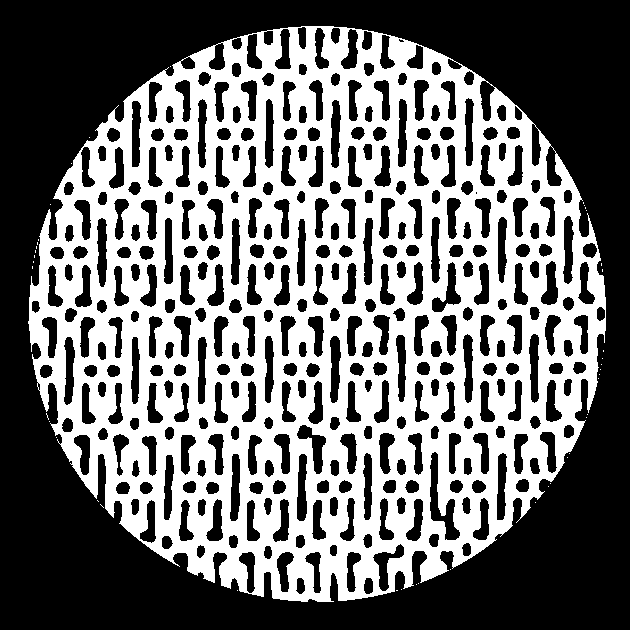
%> input picture MultiChannel_test/phantom_maya1.bmp, 630 x 630 px
$ octave XRsparseA_NoCrimeData_comp_mc_maya.m   (GNU Octave 9; MATLAB toolbox functions it lacks are replaced by stand-ins)
%> lines starting %> are read from the running program, lines starting %| are printed output that depends on the picture; in (x1, y1, x2, y2) boxes, pixels count from 0 and x2, y2 are one past the last pixel; in counts of white or black regions, pixels touching at a corner belong together; the program's own positions count from 1
### MultiChannel_test/A2x2mult_matrixfree_rotang.m
function [ res ] = A2x2mult_matrixfree( c11,c12,c21,c22,g,ang,N,rotang )
%function [ res ] = A2x2mult_matrixfree( c11,c12,c21,c22,g,ang,N )
% This function calculates operation with radon function, which corresponds
% multiplication A*g for system with two images and two materials.
%
% Version 1.0, September 20, 2019
% (c) Salla Latva-Äijö and Samuli Siltanen
%
% Routine for the two-energies and two materials scheme related to S Siltanen's
% method for solution of the conjugate gradient Tikhonov algorithm.
% Computes corresponding calculation A*g but without matrix A.
%
% Arguments
% c11       attenuation coefficient for material one imaged with energy E1(low)
% c12       attenuation coefficient for material two imaged with energy E1(low)
% c21       attenuation coefficient for material one imaged with energy E2(high)
% c22       attenuation coefficient for material two imaged with energy E2(high)
% g        reconstruction image of target 1
% ang      measurement angles
% N        NxN is the size of the image g1 and g2
% Returns
% res       sinograms of g, as images one after another (size x*40)
%
% Last revision Salla Latva-Äijö Sep 2019

% This function calculates multiplication A*g for system with two images
% and two materials, without constructing the matrix A.


g1 = g(1:(end/2));
g1 = reshape(g1,[N N]);
g2 = g((end/2+1):end);
g2 = reshape(g2,[N N]);

% Perform the needed matrix multiplications. Now a matrix multiplication
% has been switched to radon
ag1 = radon(g1,ang+rotang);
ag2 = radon(g2,ang+rotang);

% Calculate the parts needed for block matrix multiplication
res1 = c11*ag1(:);
res2 = c12*ag2(:);
res3 = c21*ag1(:);
res4 = c22*ag2(:);

% Combine results into the result
res = [res1 + res2; res3 + res4];
end

### MultiChannel_test/XR_aTV_fgrad_modified.m
% This function evaluates gradient of the tomographic objective function
% with approximate total variation penalty.
%
% Arguments:
% x         Evaluation point (image of size NxN)
% m         Measured data
% measang   Measurement angles
% corxn     Correction factor needed for using iradon.m to compute adjoints
% alpha     Regularization parameter (positive real constant)
% beta   	Smoothing parameter for approximate total variation prior
%
% Returns:
% grad      gradient of the  objective function
%
% Salla Latva-Äijö and Samuli Siltanen March 2021

function grad = XR_aTV_fgrad_modified(x,m,ang,corxn,alpha,beta,c11,c12,c21,c22,N)

grad = XR_misfit_grad_modified(x,m,ang,corxn,c11,c12,c21,c22,N)+ alpha*XR_aTV_grad_mc(x,beta,N);

### MultiChannel_test/XR_misfit_grad_modified.m
%MODIFIED FOR TWO IMAGE SYSTEM
%Routine for tomography. This procedure evaluates the gradient
%
%      (grad f)(x) = A^T A x - A^T m
%
% of the quadratic form f(x) = 1/2 (Ax - m)^T (Ax - m).
%
% Arguments:
% x         Evaluation point (image of size NxN)
% m         Measured data (from two images)
% measang   Measurement angles
% corxn     Correction factor needed for using iradon.m to compute adjoints
%
% Returns:
% grad 		gradient of the discrepancy function at point x
%
% Samuli Siltanen February 2011

function grad = XR_misfit_grad_modified(x,m,ang,corxn,c11,c12,c21,c22,N)

% Ax   = radon(x,measang);
% ATAx = iradon(Ax,measang,'none');
% ATAx = ATAx(2:end-1,2:end-1);
% ATAx = corxn*ATAx;

% This function calculates operation with radon function, which corresponds
% multiplication A*g for system with two images and two materials.

% We pick out the two material images from the vertical input vector and
% reshape them into 2D images
x = x(:); % Force x to be vertical vector
g1 = reshape(x(1:(end/2)),N,N);
g2 = reshape(x((end/2+1):end),N,N);

% Compute the sinograms for the two images
ag1 = radon(g1,ang);
ag2 = radon(g2,ang);

% Calculate the parts needed for block matrix multiplication
res1 = c11*ag1;
res2 = c12*ag2;
res3 = c21*ag1;
res4 = c22*ag2;

% Evaluate sinograms in two-dimensional format
m1 = res1+res2; % Low-energy sinogram of the two-material target
m2 = res3+res4; % High-energy sinogram of the two-material target

% [4 lines of commented-out code are left out]

corxn = 7.65; % Incomprehensible correction factor

% Perform the needed matrix multiplications. Now a.' multiplication has been
% switched to iradon
am1 = iradon(m1,ang,'none');
am1 = am1(2:end-1,2:end-1);
am1 = corxn*am1;

am2 = iradon(m2,ang,'none');
am2 = am2(2:end-1,2:end-1);
am2 = corxn*am2;

% Compute the parts of the result individually
res1 = c11*am1(:);
res2 = c21*am2(:);
res3 = c12*am1(:);
res4 = c22*am2(:);

% Collect the results together
ATAx = [res1 + res2; res3 + res4];


% ATm = iradon(m,measang,'none');
% ATm = ATm(2:end-1,2:end-1);
% ATm = corxn*ATm;

m1 = m(1:(end/2));
m1 = reshape(m1, [length(m)/(2*length(ang)) length(ang)]);
m2 = m((end/2+1):end);
m2 = reshape(m2, [length(m)/(2*length(ang)) length(ang)]);

corxn = 7.65; % Incomprehensible correction factor

% Perform the needed matrix multiplications. Now a.' multiplication has been
% switched to iradon
am1 = iradon(m1,ang,'none');
am1 = am1(2:end-1,2:end-1);
am1 = corxn*am1;

am2 = iradon(m2,ang,'none');
am2 = am2(2:end-1,2:end-1);
am2 = corxn*am2;

% Compute the parts of the result individually
res1 = c11*am1(:);
res2 = c21*am2(:);
res3 = c12*am1(:);
res4 = c22*am2(:);

% Collect the results together
ATm = [res1 + res2; res3 + res4];
grad  = ATAx - ATm;

### MultiChannel_test/XRsparseA_NoCrimeData_comp_mc_maya.m
% Example computations related to X-ray tomography.
% HERE I TRY TO MAKE THIS WORK FOR MC TWO IMAGE SYSTEM

% Here we use the Barzilai and Borwain optimization method
% to find the minimum of the regularized penalty functional
%
%		1/2 (Af - m)^T (Af - m) + alpha*sum(sqrt((f_i-f_j)^2+beta))
%
% with the sum ranging over i and j indexing all horizontally
% and vertically neighboring pixel pairs.
%
% The approximation results from the positive constant beta rounding the
% non-differentiable corner of the absolute value function. This way the
% penalty functional becomes differentiable and thus efficiently optimizable.
%
%
% Jennifer Mueller and Samuli Siltanen, March 2014
%Modified by Salla 2.7.2020
clear all;
% Regularization parameter
alpha = 0.01;

% Maximum number of iterations. You can modify this value and observe the
% effects on the reconstruction.
MAXITER = 400;
% Choose the angles for tomographic projections
Nang       = 65; % odd number is preferred
ang        = [0:(Nang-1)]*360/Nang;
rotang     = 45;
% Smoothing parameter used in the approximate absolute value function
beta    = .0001;
N       = 128;
noiselevel = 0.01;

% Texture phantom 2
target1 = imread('phantom_maya1.bmp');
%> target1 is the input picture: size 630x630 uint8; 44% white; 42 white regions (41 under 20 px), largest, box (x1, y1, x2, y2) and area: (28, 26, 606, 602) 174370
target2 = imread('phantom_maya2.bmp');
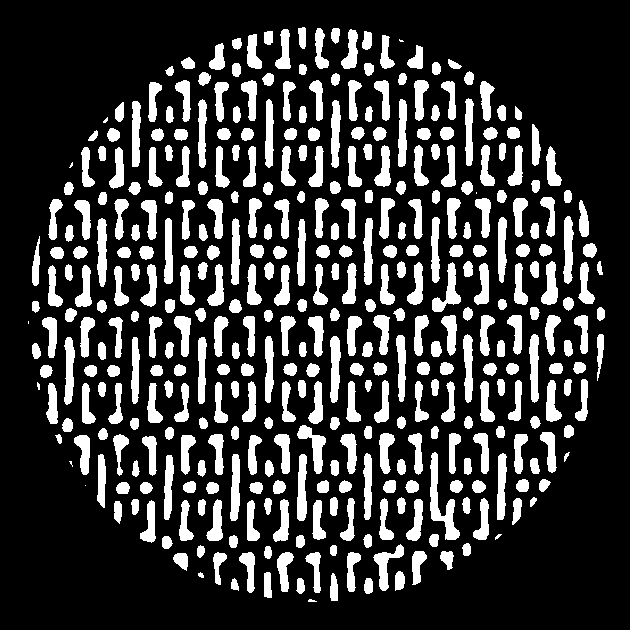
%> input picture MultiChannel_test/phantom_maya2.bmp, 630 x 630 px
%> target2 is the input picture: size 630x630 uint8; 21.9% white; 387 white regions (9 under 20 px), largest, box (x1, y1, x2, y2) and area: (430, 452, 460, 540) 923, (330, 336, 341, 403) 553, (97, 218, 107, 287) 552

% [13 lines of commented-out code are left out]
target1 = target1(:,:,1);
target2 = target2(:,:,1);

% Make sure that there is only black or white pixels
target1 = imbinarize(target1);
target2 = imbinarize(target2);

% Change to double
target1=double(target1);
target2=double(target2);

% Resize the image
target1      = imresize(target1, [N N], 'nearest');
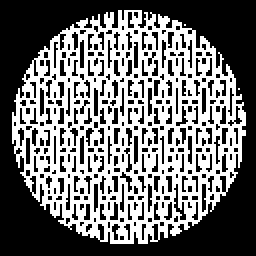
%> target1: size 128x128 double (shown 2 times larger); values 0 (black) and 1 (white), 44.1% white in thin lines or dots, all inside (x1, y1, x2, y2) = (6, 5, 123, 122)
target2      = imresize(target2, [N N], 'nearest');
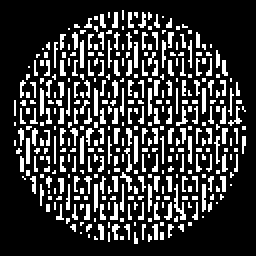
%> target2: size 128x128 double (shown 2 times larger); values 0 (black) and 1 (white), 21.7% white in thin lines or dots, all inside (x1, y1, x2, y2) = (7, 5, 123, 122)
%%
% Avoid inverse crime by rotating the object (interpolation)
target1_rot      = imrotate(target1,rotang,'bilinear','crop');
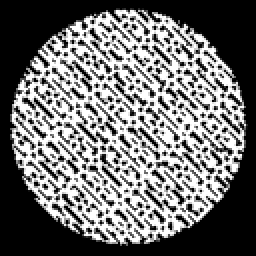
%> target1_rot: size 128x128 double (shown 2 times larger); min 0, max 1, mean 0.442
target2_rot      = imrotate(target2,rotang,'bilinear','crop');
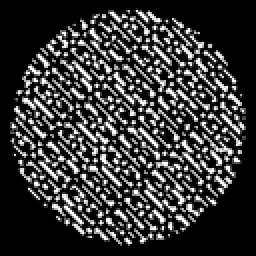
%> target2_rot: size 128x128 double (shown 2 times larger); min 0, max 1, mean 0.216

%% Vektorize
% Combine the two material images (both 2D images) as one vertical vector
% by vectorizing and stacking the two images on top of each other
x  =[target1_rot(:);target2_rot(:)];

%% Start reconstruction
% [14 lines of commented-out code are left out]

c11     = 1.491; % PVC    30kV  (Low energy)
c12     = 8.561; % Iodine 30kV
c21     = 0.456; % PVC    50kV  (High energy)
c22     = 12.32; % Iodine 50kV
%% Start reconstruction
% Simulate noisy measurements avoiding inverse crime
m       = A2x2mult_matrixfree_rotang(c11,c12,c21,c22,x,ang,N,rotang);
%> in A2x2mult_matrixfree, `ag1 = radon(g1,ang+rotang);`:
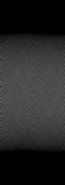
%> ag1: size 185x65 double; min 0, max 102.6, mean 39.2
%> in A2x2mult_matrixfree, `ag2 = radon(g2,ang+rotang);`:
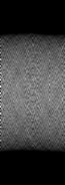
%> ag2: size 185x65 double; min 0, max 77.11, mean 19.1; drawn with min black and max white
% Add noise/poisson noise
mncn  = m + noiselevel*max(abs(m(:)))*randn(size(m));

% Incomprehensible correction factor. It is related to the way Matlab
% normalizes the output of iradon.m. The value is empirically found and
% tested to work to reasonable accuracy.
corxn = 40.7467*N/64;

% Optimization routine following Barzilai-Borwein
obj    = zeros(MAXITER+1,1);     % We will monitor the value of the objective function
fold   = zeros(size(x));    % Initial guess
gold   = XR_aTV_fgrad_modified(fold,mncn,ang,corxn,alpha,beta,c11,c12,c21,c22,N);
%> the run ends on the next line
